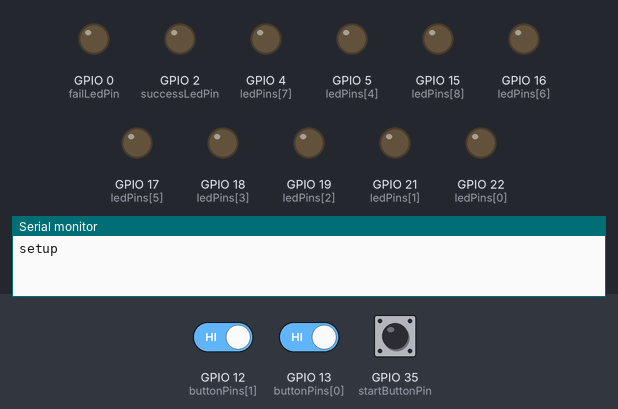
This program was run on a simulated ESP32. Shown: output pins drawn as LEDs (lit = HIGH), the last lines printed to the serial monitor. The test bench sets the inputs (shaded band); at power-on: GPIO 35 (startButtonPin) HIGH, GPIO 12 (buttonPins[1]) HIGH, GPIO 13 (buttonPins[0]) HIGH. Random numbers use the default seed unless the program sets one.

Above: at 1.2 s.
1.3 s: GPIO 35 (startButtonPin) pulled LOW for 0.15 s
At 2.0 s:
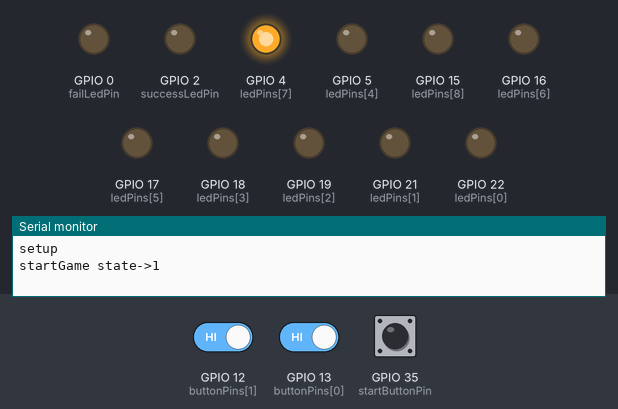
4.4 s: GPIO 12 (buttonPins[1]) driven LOW and GPIO 13 (buttonPins[0]) driven LOW
At 7.0 s:
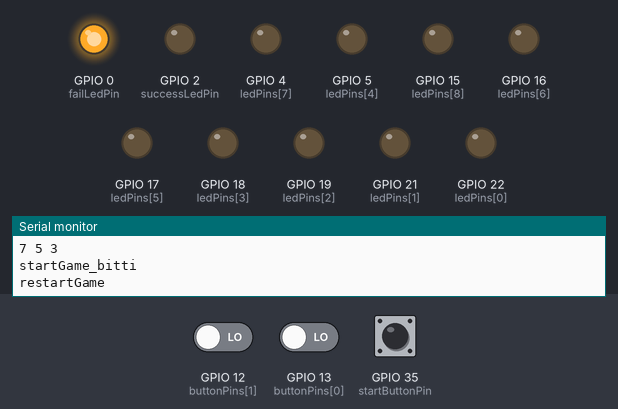
7.3 s: GPIO 35 (startButtonPin) pulled LOW for 1 s
At 8.1 s:
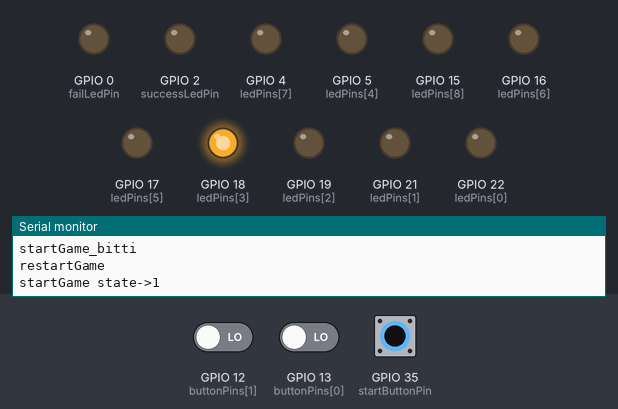
11.3 s: GPIO 35 (startButtonPin) pulled LOW for 0.15 s
At 12.6 s:
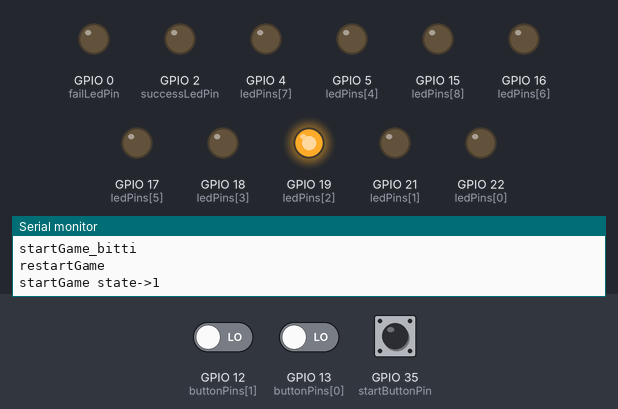
14.3 s: GPIO 35 (startButtonPin) pulled LOW for 3.2 s
At 20.2 s:
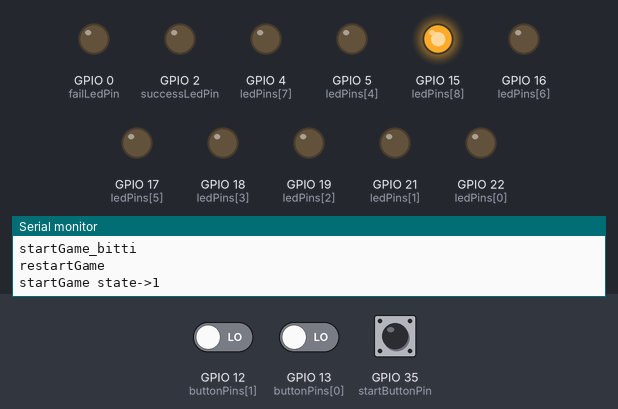
Timing chart, 0 to 21.5 s (numbered marks = the images above; inputs shaded):
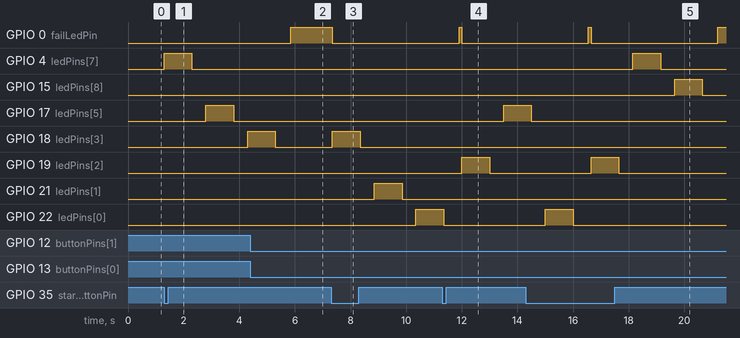

The program:

main.cpp
```cpp
#include <Arduino.h>

#define LED_COUNT 9
#define BUTTON_COUNT 9

int ledPins[LED_COUNT] = {22, 21, 19, 18, 5, 17, 16, 4, 15};
int buttonPins[BUTTON_COUNT] = {13, 12, 14, 27, 26, 25, 33, 32, 23};

// Pin definitions for start button, success LED and fail LED
const int startButtonPin = 35; // Define a suitable pin for start button
const int successLedPin = 2;  // Define a suitable pin for success LED
const int failLedPin = 0;     // Define a suitable pin for fail LED

int currentLevel = 1;
int levelLEDCount = 3;

int randomIndexes[LED_COUNT];
int currentSequenceIndex = 0;
bool gameInProgress = false;
bool gameStarted = false; // Flag to check if the game has started
volatile bool startButtonPressed = false; // Flag for start button interrupt

bool debounce(int pin) {
  bool state;
  bool previousState = digitalRead(pin);
  for (int i = 0; i < 5; i++) {
    delay(10);
    state = digitalRead(pin);
    if (state != previousState) {
      return false;
    }
    previousState = state;
  }
  return true;
}

void startGame() {
  char temp[20];
  sprintf(temp, "startGame state->%d", currentLevel);
  Serial.println(temp);
  currentSequenceIndex = 0;
  gameInProgress = true;
  gameStarted = true; // Set the flag when game starts

  // Turn off all LEDs at the start of the game
  for (int i = 0; i < LED_COUNT; i++) {
    digitalWrite(ledPins[i], LOW);
  }
  digitalWrite(successLedPin, LOW); // Turn off success LED
  digitalWrite(failLedPin, LOW);    // Turn off fail LED

  // Randomize LED sequence
  for (int i = 0; i < LED_COUNT; i++) {
    randomIndexes[i] = i;
  }
  for (int i = LED_COUNT - 1; i > 0; i--) {
    int j = random(0, i + 1);
    int temp = randomIndexes[i];
    randomIndexes[i] = randomIndexes[j];
    randomIndexes[j] = temp;
  }

  // Light up LEDs in the randomized order according to the current level
  for (int i = 0; i < levelLEDCount; i++) {
    digitalWrite(ledPins[randomIndexes[i]], HIGH);
    delay(1000);
    digitalWrite(ledPins[randomIndexes[i]], LOW);
    delay(500);
  }

  // Print the randomIndexes array for debugging
  for (int i = 0; i < levelLEDCount; i++) {
    sprintf(temp, "%d ", randomIndexes[i]);
    Serial.print(temp);
  }
  Serial.println();

  Serial.println("startGame_bitti");
}

void restartGame() {
  Serial.println("restartGame");

  // Turn off all LEDs
  for (int i = 0; i < LED_COUNT; i++) {
    digitalWrite(ledPins[i], LOW);
  }

  currentLevel = 1;
  levelLEDCount = 3;
  gameStarted = false; // Reset the flag when game restarts
  gameInProgress = false; // Ensure the gameInProgress is also reset
}

void checkButtonPresses() {
  for (int i = 0; i < BUTTON_COUNT; i++) {
    if (digitalRead(buttonPins[i]) == LOW) {
      if (debounce(buttonPins[i])) {
        if (i == randomIndexes[currentSequenceIndex]) {
          // Correct button pressed
          digitalWrite(ledPins[i], HIGH);
          currentSequenceIndex++;
          if (currentSequenceIndex == levelLEDCount) {
            // Level completed
            gameInProgress = false;
            delay(1000);
            currentLevel++;
            if (currentLevel > 3) {
              // Game finished after 3 levels
              Serial.println("Oyun bitti");
              gameInProgress = false;
              digitalWrite(successLedPin, HIGH); // Turn on success LED
              return;
            }
            levelLEDCount++;
            if (levelLEDCount > LED_COUNT) {
              levelLEDCount = LED_COUNT; // Limit levelLEDCount to the number of available LEDs
            }
            startGame();
          }
        } else {
          // Incorrect button pressed
          digitalWrite(failLedPin, HIGH); // Turn on fail LED
          gameInProgress = false;
          restartGame(); // Call restartGame to reset the game
          return;
        }
        break;
      }
    }
  }
}

void IRAM_ATTR startButtonPress() {
  startButtonPressed = true; // Set the flag in interrupt handler
}

void setup() {
  Serial.begin(9600);
  Serial.println("setup");
  for (int i = 0; i < BUTTON_COUNT; i++) {
    pinMode(buttonPins[i], INPUT_PULLUP);
  }

  for (int i = 0; i < LED_COUNT; i++) {
    pinMode(ledPins[i], OUTPUT);
    digitalWrite(ledPins[i], LOW);
  }

  pinMode(startButtonPin, INPUT_PULLUP);
  pinMode(successLedPin, OUTPUT);
  pinMode(failLedPin, OUTPUT);
  digitalWrite(successLedPin, LOW);
  digitalWrite(failLedPin, LOW);

  attachInterrupt(digitalPinToInterrupt(startButtonPin), startButtonPress, FALLING);
}

void loop() {
  if (startButtonPressed) {
    startButtonPressed = false; // Reset the flag
    if (!gameStarted) {
      startGame();
    }
  }

  if (gameInProgress) {
    checkButtonPresses();
  }
  delay(100);
}


/*
int g_array[9];

void makeRandomArr(int size) {
    srand(time(NULL));

    for (int i = 0; i < size; i++) {
        int rastgele = rand() % size + 1;
        // Daha önce üretilen bir sayıyla çakışıp çakışmadığını kontrol et
        for (int j = 0; j < i; j++) {
            if (g_array[j] == rastgele) {
                // Eğer çakışma varsa, yeni bir sayı üret
                rastgele = rand() % 9 + 1;
                // Tekrar kontrol etmek için j'yi sıfırla
                j = -1;
            }
        }
        g_array[i] = rastgele;
    }
}

void print_arr(){
    printf("Array: ");
    for (int i = 0; i < 9 ; i++) {
        printf("%d ", g_array[i]);
    }
    printf("\n");
    printf("Success\n");
}

void startGame(){

}

void setup() {
  Serial.begin(9600);
  makeRandomArr(3);
  print_arr();
}

void loop() {
    delay(1000);
    makeRandomArr(5);
    print_arr();
}
*/
```

Measured:
- after the input at 1.3 s, GPIO 4 (ledPins[7]): LOW → HIGH at once, → LOW 1.0 s later; GPIO 17 (ledPins[5]): LOW → HIGH after 1.5 s, → LOW 1.0 s later; GPIO 18 (ledPins[3]): LOW → HIGH after 3.0 s
- after the input at 4.4 s, GPIO 0 (failLedPin): LOW → HIGH after 1.5 s
- after the input at 7.3 s, GPIO 0 (failLedPin): HIGH → LOW after 0.05 s; GPIO 18 (ledPins[3]): LOW → HIGH after 0.05 s, → LOW 1.0 s later; GPIO 21 (ledPins[1]): LOW → HIGH after 1.6 s, → LOW 1.0 s later; GPIO 22 (ledPins[0]): LOW → HIGH after 3.1 s
- after the input at 11.3 s, GPIO 17 (ledPins[5]): LOW → HIGH after 2.2 s; GPIO 19 (ledPins[2]): LOW → HIGH after 0.70 s, → LOW 1.0 s later
- after the input at 14.3 s, GPIO 4 (ledPins[7]): LOW → HIGH after 3.9 s, → LOW 1.0 s later; GPIO 15 (ledPins[8]): LOW → HIGH after 5.4 s, → LOW 1.0 s later; GPIO 19 (ledPins[2]): LOW → HIGH after 2.4 s, → LOW 1.0 s later
